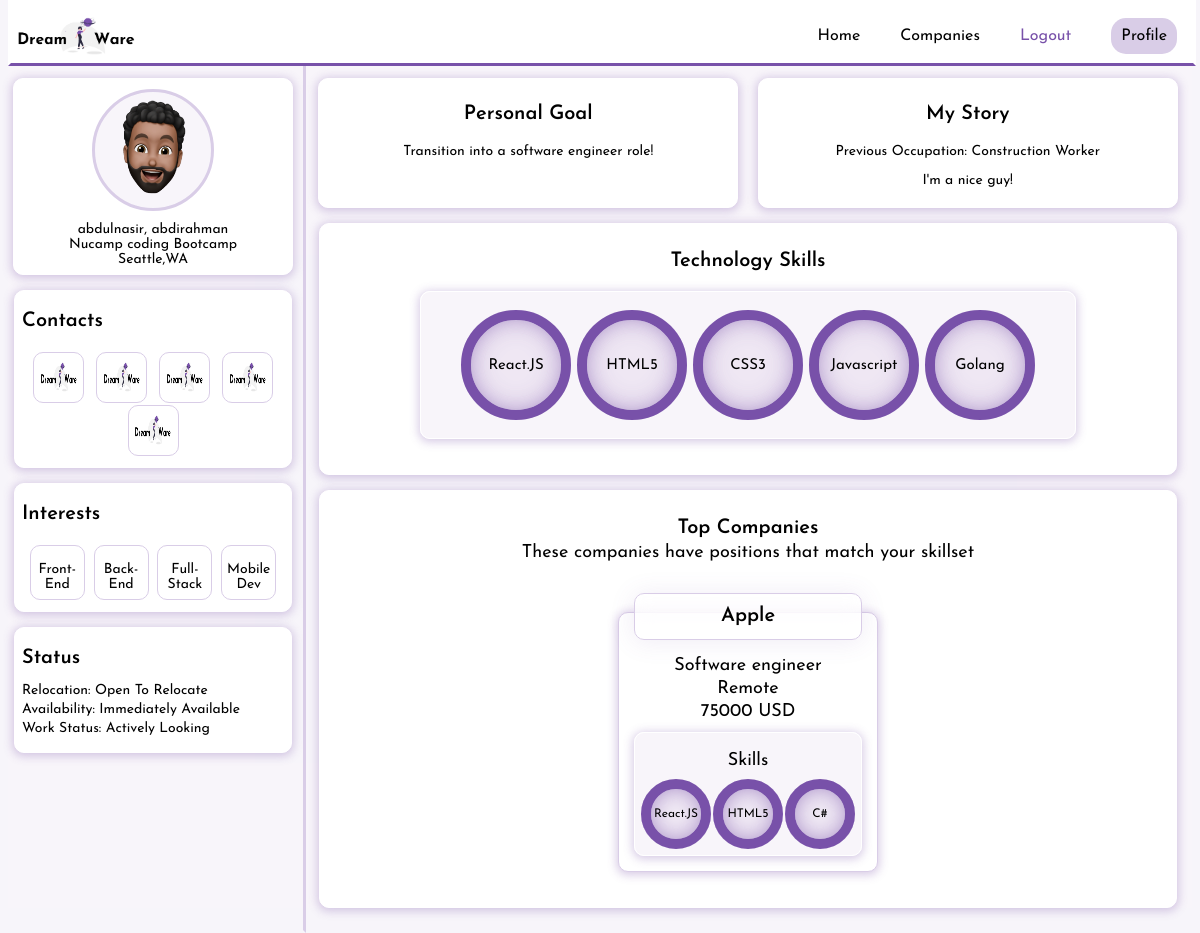
Screenshot of /memberDashboard/ (signed in) with the database file from the repository.
### dashboard/models.py (models this page shows, shortened)
class CustomUser(AbstractBaseUser, PermissionsMixin):
    def validate_email(value):
        valid_emails = [
            '@gmail.com',
            '@outlook.com',
            '@yahoo.com',
            '@protonmail.com',
            '@aol.com',
            '@icloud.com',
        ]
        for x in valid_emails:
            if x in value:
                return value
            else:
                raise ValidationError("Email Field only accepts gmail, outlook, yahoo, aol and icloud addressees.")
    username = None
    email = models.EmailField(blank = False, unique = True, validators=[validate_email])
    first_name = models.CharField(blank = False,max_length=50)
    last_name = models.CharField(blank = False,max_length=50)
    is_admin = models.BooleanField(default = False)
    is_staff = models.BooleanField(default=False)
    is_active = models.BooleanField(default=True)
    is_company = models.BooleanField(blank=False,default=False)#Monitors companies active on platform
    date_joined = models.DateTimeField(default=timezone.now)
    USERNAME_FIELD = 'email'
    REQUIRED_FIELDS = ['first_name','last_name']
    objects = CustomUserManager()

class Member(models.Model):
    INTERESTS = (
        ('FE', 'Front-End'),
        ('BE', 'Back-End'),
        ('FS', 'Full-Stack'),
        ('MD', 'Mobile Dev'),
        ('DO', 'Dev-Ops'),
        ('CS', 'Cyber-Sec.')
    )
    WORK_STATUS = (
        ('AL', 'Actively Looking'),
        ('AC', 'Just Curious'),
        ('HE', 'Happily Employed')
    )
    WORK_AVAILABILITY = (
        ('IA', 'Immediately Available'),
        ('AW', 'About 2 Weeks'),
        ('MT', 'Moving Target')
    )
    RELOCATION_STATUS = (
        ('OK', 'Open To Relocate'),
        ('NO', 'No Relocation')
    )
    user = models.OneToOneField(CustomUser, on_delete=models.CASCADE)
    email = models.EmailField()
    picture = models.ImageField(default="defaultuser.png",upload_to="profile_images") #upload to images folder in database
    location = models.CharField(max_length=100)
    personal_goal = models.TextField(max_length=500)
    personal_story = models.TextField(max_length=500)
    education = models.CharField(max_length=100)
    linkedin = models.URLField()
    github = models.URLField()
    portfolio = models.URLField()
    interests = MultiSelectField(choices=INTERESTS)
    previous_occupation = models.CharField(max_length=100)
    availability = models.CharField(max_length=2, choices=WORK_AVAILABILITY)
    workstatus = models.CharField(max_length=2, choices=WORK_STATUS)
    relocation = models.CharField(max_length=2, choices=RELOCATION_STATUS)
    skills = models.ManyToManyField(TechSkills,related_name="CustomUsers")
    def interests_list(self):
        list = str(self.interests)
        list_ = list.split(',')
        return list_

class TechSkills(models.Model):
    name = models.CharField(max_length=65,unique=True)
    def __str__(self):
        return self.name

class Companies(models.Model):
    user = models.OneToOneField(CustomUser, on_delete=models.CASCADE)
    email = models.EmailField()
    first_name = models.CharField(blank=False,max_length=50)
    last_name = models.CharField(blank=False,max_length=50)
    company_title = models.CharField(max_length=100)
    company_name =  models.CharField(max_length=60)
    company_logo = models.ImageField(default="defaultuser.png",upload_to="company_images") #upload to images folder in database
    position_title = models.CharField(max_length=60)
    salary = models.IntegerField(null=True, blank=True)#MUST BE STARTING SALARY
    location = models.CharField(max_length=65)
    skill_one = models.CharField(max_length=100)
    skill_two = models.CharField(max_length=100)
    skill_three = models.CharField(max_length=100)
    '''class Meta:
        permissions = [
            ("is_company", "Is a company"),
        ]'''

### dashboard/views.py (the view)
# urls.py: path('memberDashboard/', views.memberDashboard, name='memberDashboard'),
@login_required(login_url='/login/')
def memberDashboard(request):
    users = Member.objects.filter(user=request.user)
    skills = list(request.user.member.skills.all())
    companies = Companies.objects.filter(#If Company MODEL skill_one contains ANYTHING user has
        Q(skill_one__in = skills) |
        Q(skill_two__in = skills) |
        Q(skill_three__in = skills)
    )
    return render(request, 'memberDashboard.html',{'users': users, 'companies':companies}) #{'members' : members ,'skills': skills})

### templates/memberDashboard.html (shortened to what this page needs)
<!DOCTYPE html>
<html lang="en" class="dashboard">
    <head>
        {% load static %}
        <link rel="stylesheet" href="{% static 'style.css' %}">
    </head>
    <body>
        <main class="dashboard" >
            <section>
                <section class="dashboard-lCol">
                    <section class="profileSection">
                        <img class="profileImg"src="/media/{{user.member.picture}}"  width="100px" height="100px">
                        <section class="profileText">
                            <p class="dashboard-text">{{user.first_name}}, {{user.last_name}}</p>
                            <p class="dashboard-text">{{user.member.education}}</p>
                            <p class="dashboard-text">{{user.member.location}}</p>
                        </section>
                    </section>
                    <section class="contactSection">
                        <p class="dashboard-title">Contacts</p>
                        <section class="contactLinks">
                            <div class="contactCards">
                                <a href="mailto:{{user.member.email}}" aria-label="Member's Email"><img src="/static/images/dreamwareLogo.png" height="40px" width="40px"></a>
                            </div>
                            <div class="contactCards">
                                <a href="{{user.member.linkedin}}" target="blank" aria-label="Member's LinkedIn"><img src="/static/images/dreamwareLogo.png" height="40px" width="40px"></a>
                            </div>
                            <div class="contactCards">
                                <a href="{{user.member.github}}" target="blank" aria-label="Member's Github"><img src="/static/images/dreamwareLogo.png" height="40px" width="40px"></a>
                            </div>
                            <div class="contactCards">
                                <a href="{{user.member.portfolio}}" target="blank" aria-label="Member's Portfolio"><img src="/static/images/dreamwareLogo.png" height="40px" width="40px"></a>
                            </div>
                            <div class="contactCards">
                                <a href="{{user.member.portfolio}}" target="blank" aria-label="Member's Resume"><img src="/static/images/dreamwareLogo.png" height="40px" width="40px"></a>
                            </div>
                        </section>
                    </section>
                    <section class="interestsSection">
                        <p class="dashboard-title">Interests</p>
                        <section class="interestsContainer">
                            {% if user.member.interests %}
                                {% for x in user.member.interests_list %}
                                    <div class="interestsCards">
                                        <p class="dashboard-text">{{x}}</p>
                                    </div>
                                {% endfor %}
                            {% else %}
                                <p class="dashboard-text">PRETTY Cards will appear once you add your interests!</p>
                            {% endif %}
                        </section>
                    </section>
                    <section class="statusSection">
                        <p class="dashboard-title">Status</p>
                        <section class="statusContainer">
                            <p class="dashboard-text">Relocation: {{user.member.get_relocation_display}}</p>
                            <p class="dashboard-text">Availability: {{user.member.get_availability_display}}</p>
                            <p class="dashboard-text">Work Status: {{user.member.get_workstatus_display}}</p>
                        </section>
                    </section>
                </section>
                <section class="dashboard-rCol">
                    <section class="personalSection">
                        <section class="rowOne-lCol">
                            <p class="dashboard-title">Personal Goal</p>
                            <p class="dashboard-text"> {{user.member.personal_goal}}</p>
                        </section>
                        <section class="rowOne-rCol">
                            <p class="dashboard-title">My Story</p>
                            <p class="dashboard-text"> Previous Occupation: {{user.member.previous_occupation}}</p>
                            <p class="dashboard-text"> {{user.member.personal_story}}</p>
                        </section>
                    </section>
                    <section class="skillsSection">
                        <p class="dashboard-title">Technology Skills</p>
                        <section class="techskills">
                            {% if user.member.skills.all %}
                                {% for skill in user.member.skills.all %}
                                    <div class="skill-circle">
                                        <svg>
                                            <circle cx="50" cy="50" r="50"></circle>
                                            <circle cx="50" cy="50" r="50"></circle>
                                        </svg>
                                        <div class="text">
                                            {{skill}}
                                        </div>
                                    </div>
                                {% endfor %}
                            {% else %}
                                <p>This is where your skills will be listed once you add them.</p>
                            {% endif %}
                        </section>
                    </section>
                    <section class="companiesSection">
                        <p class="dashboard-title">Top Companies</p>
                        <section class="companySubtitle">
                            {% if companies %}
                                <p>These companies have positions that match your skillset</p>
                            {% else %}
                                <p>This is where companies you match with will be listed once you add your skills.</p>
                            {% endif %}
                        </section>
                        <section class="companyCards">
                            {% if companies %}
                                {% for company in companies %}
                                    <section class="cards">
                                        <section class="infoSection">
                                            <div class="companyTitle">
                                                <p class="title"> {{company.company_name}}</p>
                                            </div>
                                            <p> {{company.position_title}}</p>
                                            <p>{{company.location}}</p>
                                            {% if company.salary == none %}
                                                <p>Salary Not Disclosed</p>
                                            {% else %}
                                                <p>{{company.salary}} USD</p>
                                            {% endif %}
                                        </section>
                                        <section class="skills">
                                            <p>Skills</p>
                                            <section class="skills-container">
                                                <div class="skill-circle">
                                                    <svg>
                                                        <circle cx="30" cy="30" r="30"></circle>
                                                        <circle cx="30" cy="30" r="30"></circle>
                                                    </svg>
                                                    <div class="text">{{company.skill_one}}</div>
                                                </div>
                                                <div class="skill-circle">
                                                    <svg>
                                                        <circle cx="30" cy="30" r="30"></circle>
                                                        <circle cx="30" cy="30" r="30"></circle>
                                                    </svg>
                                                    <div class="text">{{company.skill_two}}</div>
                                                </div>
                                                <div class="skill-circle">
                                                    <svg>
                                                        <circle cx="30" cy="30" r="30"></circle>
                                                        <circle cx="30" cy="30" r="30"></circle>
                                                    </svg>
                                                    <div class="text">{{company.skill_three}}</div>
                                                </div>
                                            </section>
                                        </section>
                                    </section>
                                {% endfor %}
                            {% endif %}
                        </section>
                    </section>
                </section>
            </section>
        </main>
    </body>
</html>

### rows the page displays
CustomUser: member.picture (placeholder picture), first_name "abdulnasir", last_name "abdirahman", member.education "Nucamp coding Bootcamp", member.location "Seattle,WA", member.relocation "Open To Relocate", member.availability "Immediately Available", member.workstatus "Actively Looking", member.personal_goal "Transition into a software engineer role!", member.previous_occupation "Construction Worker", member.personal_story "I'm a nice guy!"
TechSkills: name "React.JS"
TechSkills: name "HTML5"
TechSkills: name "CSS3"
TechSkills: name "Javascript"
TechSkills: name "Golang"
Companies: company_name "Apple", position_title "Software engineer", location "Remote", salary "75000", skill_one "React.JS", skill_two "HTML5", skill_three "C#"

### other values shown
{{ x }} "Front-End" "Back-End" "Full-Stack" "Mobile Dev"
